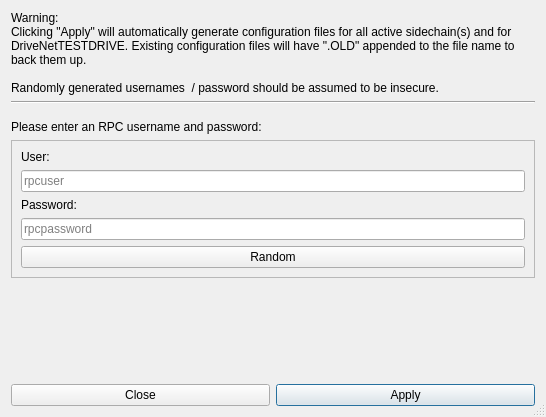
<?xml version="1.0" encoding="UTF-8"?>
<ui version="4.0">
 <class>ConfGeneratorDialog</class>
 <widget class="QDialog" name="ConfGeneratorDialog">
  <property name="geometry">
   <rect>
    <x>0</x>
    <y>0</y>
    <width>546</width>
    <height>417</height>
   </rect>
  </property>
  <property name="windowTitle">
   <string>Configuration File Generator</string>
  </property>
  <property name="sizeGripEnabled">
   <bool>true</bool>
  </property>
  <layout class="QGridLayout" name="gridLayout">
   <item row="6" column="1">
    <widget class="QPushButton" name="pushButtonApply">
     <property name="text">
      <string>Apply</string>
     </property>
    </widget>
   </item>
   <item row="5" column="0" colspan="2">
    <spacer name="verticalSpacer">
     <property name="orientation">
      <enum>Qt::Vertical</enum>
     </property>
     <property name="sizeHint" stdset="0">
      <size>
       <width>20</width>
       <height>40</height>
      </size>
     </property>
    </spacer>
   </item>
   <item row="1" column="0" colspan="2">
    <widget class="Line" name="line">
     <property name="orientation">
      <enum>Qt::Horizontal</enum>
     </property>
    </widget>
   </item>
   <item row="3" column="0">
    <widget class="QLabel" name="label_2">
     <property name="text">
      <string>Please enter an RPC username and password:</string>
     </property>
    </widget>
   </item>
   <item row="6" column="0">
    <widget class="QPushButton" name="pushButtonClose">
     <property name="text">
      <string>Close</string>
     </property>
    </widget>
   </item>
   <item row="4" column="0" colspan="2">
    <widget class="QFrame" name="frame">
     <property name="frameShape">
      <enum>QFrame::StyledPanel</enum>
     </property>
     <property name="frameShadow">
      <enum>QFrame::Raised</enum>
     </property>
     <layout class="QGridLayout" name="gridLayout_2">
      <item row="4" column="1">
       <widget class="QPushButton" name="pushButtonRandom">
        <property name="text">
         <string>Random</string>
        </property>
        <property name="icon">
         <iconset resource="../drivenet.qrc">
          <normaloff>:/icons/refresh</normaloff>:/icons/refresh</iconset>
        </property>
       </widget>
      </item>
      <item row="3" column="1">
       <widget class="QLineEdit" name="lineEditPassword">
        <property name="placeholderText">
         <string>rpcpassword</string>
        </property>
       </widget>
      </item>
      <item row="0" column="1">
       <widget class="QLabel" name="label_3">
        <property name="text">
         <string>User:</string>
        </property>
       </widget>
      </item>
      <item row="1" column="1">
       <widget class="QLineEdit" name="lineEditUser">
        <property name="placeholderText">
         <string>rpcuser</string>
        </property>
       </widget>
      </item>
      <item row="2" column="1">
       <widget class="QLabel" name="label_4">
        <property name="text">
         <string>Password:</string>
        </property>
       </widget>
      </item>
     </layout>
    </widget>
   </item>
   <item row="0" column="0" colspan="2">
    <widget class="QLabel" name="label">
     <property name="text">
      <string>Warning: 
Clicking &quot;Apply&quot; will automatically generate configuration files for all active sidechain(s) and for DriveNetTESTDRIVE. Existing configuration files will have &quot;.OLD&quot; appended to the file name to back them up.

Randomly generated usernames  / password should be assumed to be insecure.</string>
     </property>
     <property name="wordWrap">
      <bool>true</bool>
     </property>
    </widget>
   </item>
   <item row="2" column="0" colspan="2">
    <spacer name="verticalSpacer_2">
     <property name="orientation">
      <enum>Qt::Vertical</enum>
     </property>
     <property name="sizeType">
      <enum>QSizePolicy::Minimum</enum>
     </property>
     <property name="sizeHint" stdset="0">
      <size>
       <width>20</width>
       <height>10</height>
      </size>
     </property>
    </spacer>
   </item>
  </layout>
 </widget>
 <resources>
  <include location="../drivenet.qrc"/>
 </resources>
 <connections/>
</ui>
